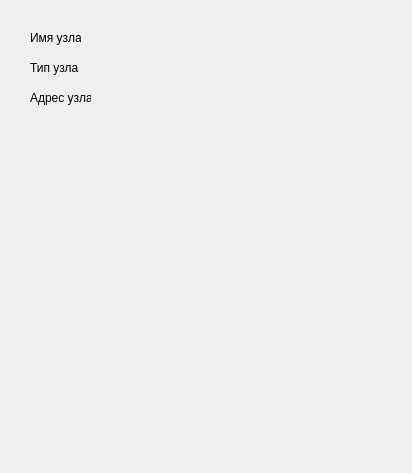
<?xml version="1.0" encoding="UTF-8"?>
<ui version="4.0">
 <class>Dialog</class>
 <widget class="QDialog" name="Dialog">
  <property name="geometry">
   <rect>
    <x>0</x>
    <y>0</y>
    <width>412</width>
    <height>473</height>
   </rect>
  </property>
  <property name="windowTitle">
   <string>Dialog</string>
  </property>
  <widget class="QLabel" name="label">
   <property name="geometry">
    <rect>
     <x>30</x>
     <y>30</y>
     <width>51</width>
     <height>16</height>
    </rect>
   </property>
   <property name="text">
    <string>Имя узла</string>
   </property>
  </widget>
  <widget class="QLabel" name="label_2">
   <property name="geometry">
    <rect>
     <x>30</x>
     <y>60</y>
     <width>51</width>
     <height>16</height>
    </rect>
   </property>
   <property name="text">
    <string>Тип узла</string>
   </property>
  </widget>
  <widget class="QLabel" name="label_3">
   <property name="geometry">
    <rect>
     <x>30</x>
     <y>90</y>
     <width>61</width>
     <height>16</height>
    </rect>
   </property>
   <property name="text">
    <string>Адрес узла</string>
   </property>
  </widget>
 </widget>
 <resources/>
 <connections/>
</ui>
